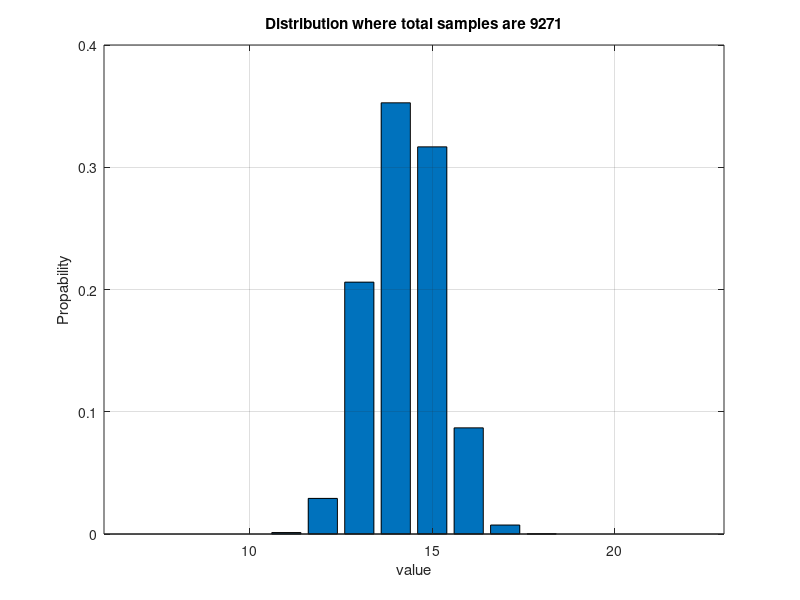
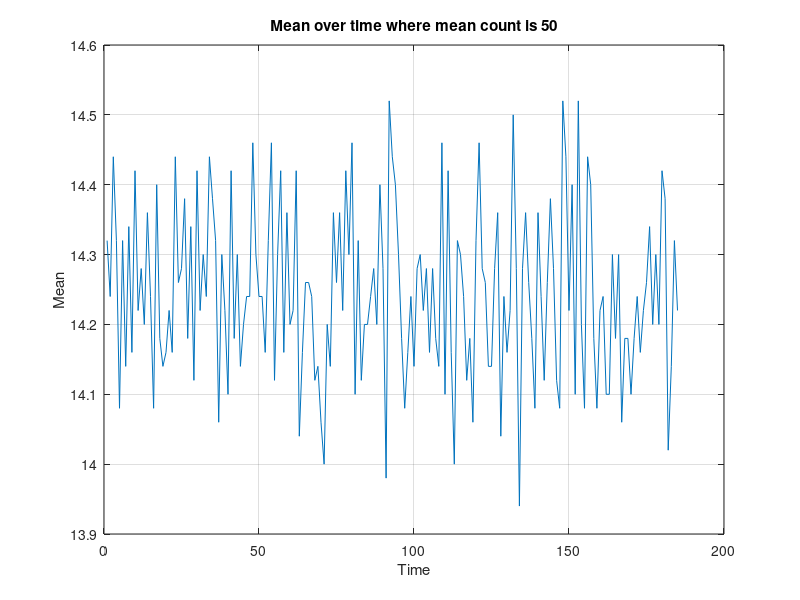
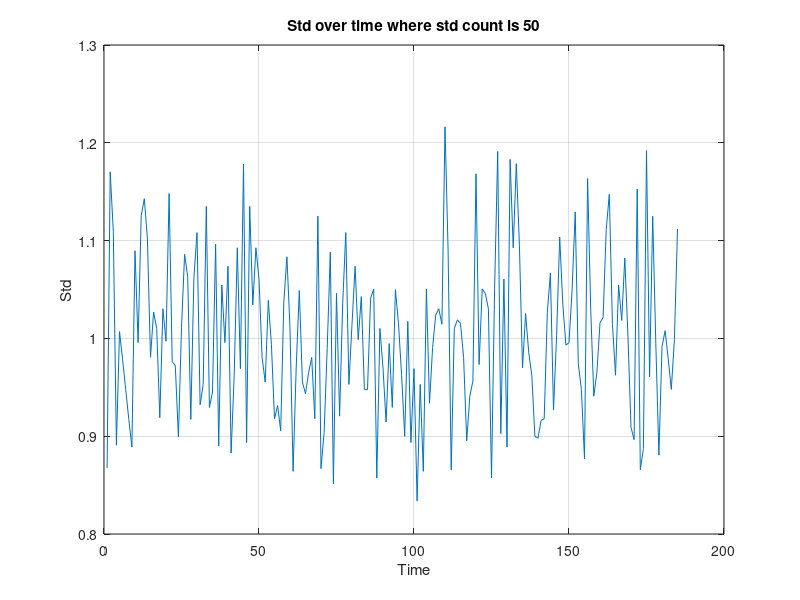

Recreate these plots in MATLAB, in order.
% Read the log
close all
fid = csvread('log.txt')';

% Initial lists 
X = zeros(1, max(fid) + 5); % We add 5 just to have some extra columns of zero
sampels_for_every_mean = 50;
count = 1;
meanvalues = [];
stdvalues = [];
collection = zeros(1, sampels_for_every_mean);
for i = 1:length(fid)
  
  % Get the value from the log and place it into the list X, depending on what kind of value.
  % Here we only measureing the frequency how often a specific value appears
  value = fid(i);
  X(value) = X(value) + 1;
  
  % Collect the values
  collection(count) =  value;
  
  % For every sampels_for_every_mean:th intervall, do mean and std
  if(count >= sampels_for_every_mean)
    meanvalues = [meanvalues mean(collection)];
    stdvalues = [stdvalues std(collection)];
    
    % Reset
    count = 1;
  else
    count = count + 1; % Count
  end
end

% Distribution
bar(X/sum(X))
xlim([(min(fid)-5) (max(fid)+5)]) 
grid on
title(sprintf('Distribution where total samples are %i', length(fid)))
ylabel('Propability')
xlabel('value')

% Mean
figure
plot(meanvalues)
grid on
title(sprintf('Mean over time where mean count is %i', sampels_for_every_mean))
ylabel('Mean')
xlabel('Time')

% Std
figure
plot(stdvalues)
grid on
title(sprintf('Std over time where std count is %i', sampels_for_every_mean))
ylabel('Std')
xlabel('Time')
